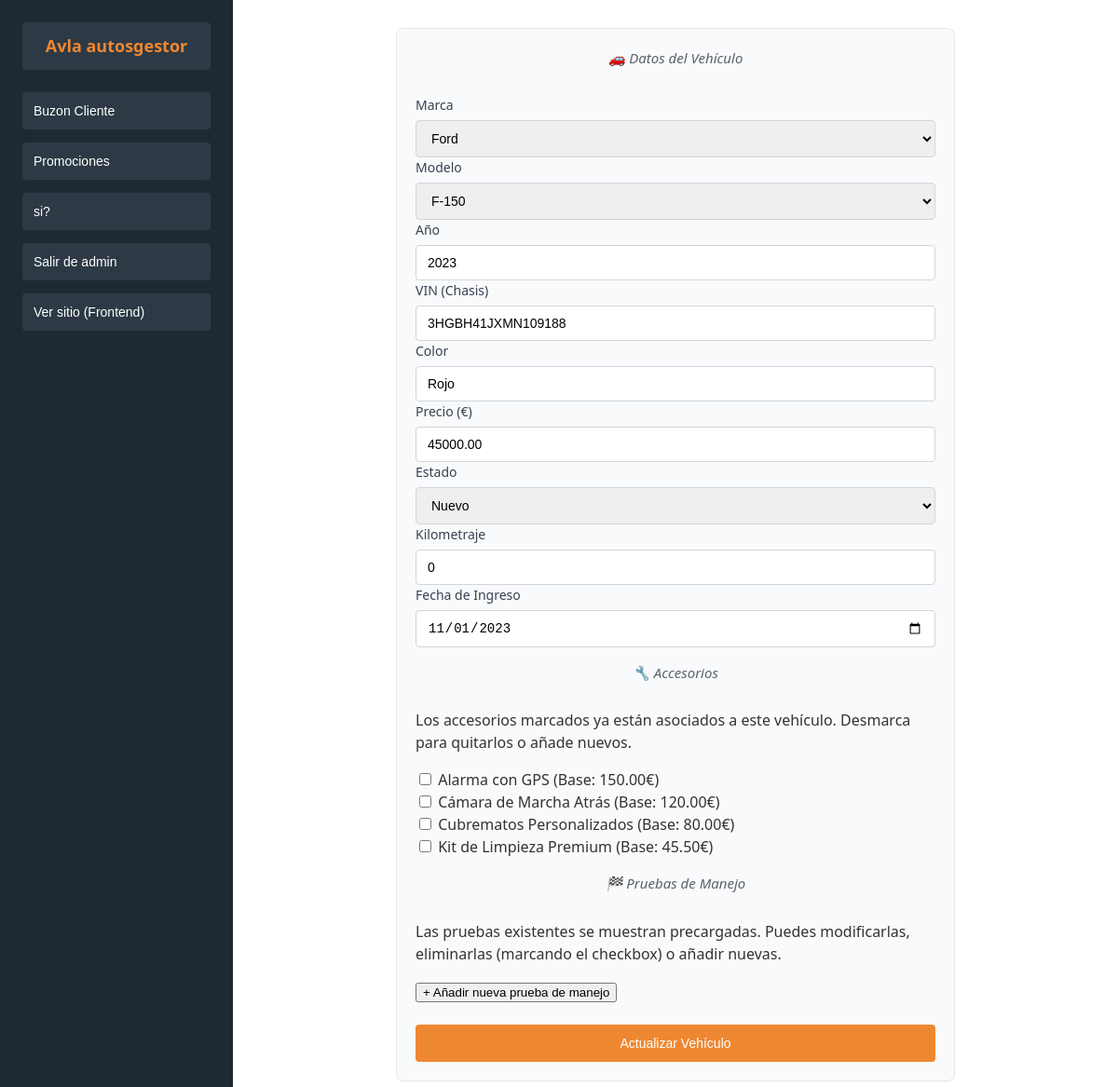
Page /escritorio.php?accion=editar&id=3 (signed in) on the committed database.
### tables this page shows
CREATE TABLE vehiculo(
    id INT PRIMARY KEY AUTO_INCREMENT,
    marca_id INT NOT NULL,
    modelo_id INT NOT NULL,
    año INT NOT NULL CHECK (año >= 1900 AND año <= 2100),
    vin VARCHAR(17) UNIQUE NOT NULL,
    color VARCHAR(50) NOT NULL,
    precio DECIMAL(12,2) NOT NULL CHECK (precio >= 0),
    estado VARCHAR(10) CHECK (estado IN ('nuevo', 'usado')),
    kilometraje INT DEFAULT 0 CHECK (kilometraje >= 0),
    fecha_ingreso DATE NOT NULL,
    INDEX idx_marca (marca_id),
    INDEX idx_modelo (modelo_id),
    INDEX idx_vin (vin),
    FOREIGN KEY (marca_id) REFERENCES marca(id) ON DELETE RESTRICT,
    FOREIGN KEY (modelo_id) REFERENCES modelo(id) ON DELETE RESTRICT
);

CREATE TABLE marca(
    id INT PRIMARY KEY AUTO_INCREMENT,
    nombre VARCHAR(100) NOT NULL,
    pais_origen VARCHAR(100) NOT NULL,
    INDEX idx_nombre (nombre)
);

CREATE TABLE modelo(
    id INT PRIMARY KEY AUTO_INCREMENT,
    marca_id INT NOT NULL,
    nombre VARCHAR(100) NOT NULL,
    tipo VARCHAR(50) CHECK (tipo IN ('sedan', 'SUV', 'pickup', 'berlina', 'furgoneta', 'coupé', 'descapotable', 'ranchera')),
    INDEX idx_marca (marca_id),
    INDEX idx_nombre (nombre),
    FOREIGN KEY (marca_id) REFERENCES marca(id) ON DELETE CASCADE
);

CREATE TABLE accesorio(
    id INT PRIMARY KEY AUTO_INCREMENT,
    nombre VARCHAR(255) NOT NULL,
    precio DECIMAL(10,2) NOT NULL CHECK (precio >= 0),
    stock INT NOT NULL CHECK (stock >= 0),
    INDEX idx_nombre (nombre)
);

### inc/update/formularioactualizar.php (the view, shortened to what this page needs)
<?php
include dirname(__DIR__, 2) . "/db.php";
$id = intval($_GET['id']);
$resultado = $conexion->query("SELECT * FROM vehiculo WHERE id = $id");
$fila = $resultado->fetch_assoc();
$marcas  = $conexion->query("SELECT id, nombre FROM marca ORDER BY nombre ASC");
$modelos = $conexion->query("SELECT id, nombre FROM modelo ORDER BY nombre ASC");
$accesorios = $conexion->query("SELECT id, nombre, precio FROM accesorio WHERE stock > 0 ORDER BY nombre ASC");
$accesorios_actuales = [];
?>
<form action="inc/update/procesaformulario.php" method="POST" id="formActualizar">
    <div class="form-seccion">
        <h3 class="form-seccion-titulo">🚗 Datos del Vehículo</h3>
        <div class="controlformulario">
            <label for="marca_id">Marca</label>
            <select name="marca_id" id="marca_id" required>
                <?php $marcas->data_seek(0); while($m = $marcas->fetch_assoc()): ?>
                    <option value="<?= $m['id'] ?>" <?= $m['id'] == $fila['marca_id'] ? 'selected' : '' ?>>
                        <?= htmlspecialchars($m['nombre']) ?>
                    </option>
                <?php endwhile; ?>
            </select>
        </div>
        <div class="controlformulario">
            <label for="modelo_id">Modelo</label>
            <select name="modelo_id" id="modelo_id" required>
                <?php $modelos->data_seek(0); while($mo = $modelos->fetch_assoc()): ?>
                    <option value="<?= $mo['id'] ?>" <?= $mo['id'] == $fila['modelo_id'] ? 'selected' : '' ?>>
                        <?= htmlspecialchars($mo['nombre']) ?>
                    </option>
                <?php endwhile; ?>
            </select>
        </div>
        <div class="controlformulario">
            <label for="año">Año</label>
            <input type="number" name="año" id="año" min="1900" max="2100"
                   value="<?= htmlspecialchars($fila['año']) ?>" required>
        </div>
        <div class="controlformulario">
            <label for="vin">VIN (Chasis)</label>
            <input type="text" name="vin" id="vin" maxlength="17" pattern="[A-HJ-NPR-Z0-9]{17}"
                   placeholder="17 caracteres alfanuméricos" required
                   title="El VIN debe tener 17 caracteres sin I, O o Q"
                   value="<?= htmlspecialchars($fila['vin']) ?>">
        </div>
        <div class="controlformulario">
            <label for="color">Color</label>
            <input type="text" name="color" id="color" maxlength="50" required
                   value="<?= htmlspecialchars($fila['color']) ?>">
        </div>
        <div class="controlformulario">
            <label for="precio">Precio (€)</label>
            <input type="number" name="precio" id="precio" step="0.01" min="0" required
                   value="<?= htmlspecialchars($fila['precio']) ?>">
        </div>
        <div class="controlformulario">
            <label for="estado">Estado</label>
            <select name="estado" id="estado" required>
                <option value="nuevo"  <?= $fila['estado'] == 'nuevo'  ? 'selected' : '' ?>>Nuevo</option>
            </select>
        </div>
        <div class="controlformulario">
            <label for="kilometraje">Kilometraje</label>
            <input type="number" name="kilometraje" id="kilometraje" min="0"
                   value="<?= htmlspecialchars($fila['kilometraje']) ?>">
        </div>
        <div class="controlformulario">
            <label for="fecha_ingreso">Fecha de Ingreso</label>
            <input type="date" name="fecha_ingreso" id="fecha_ingreso"
                   value="<?= htmlspecialchars($fila['fecha_ingreso']) ?>">
        </div>
    </div>
    <div class="form-seccion">
        <h3 class="form-seccion-titulo">🔧 Accesorios</h3>
        <p class="form-seccion-desc">Los accesorios marcados ya están asociados a este vehículo. Desmarca para quitarlos o añade nuevos.</p>
        <div id="accesorios-lista">
            <?php $accesorios->data_seek(0); while ($acc = $accesorios->fetch_assoc()): ?>
            <?php
                $ya_asociado = array_key_exists($acc['id'], $accesorios_actuales);
            ?>
            <div class="accesorio-item">
                <label class="accesorio-label">
                    <input type="checkbox"
                           name="accesorios[]"
                           value="<?= $acc['id'] ?>"
                           class="acc-check"
                           data-id="<?= $acc['id'] ?>"
                           <?= $ya_asociado ? 'checked' : '' ?>>
                    <span><?= htmlspecialchars($acc['nombre']) ?></span>
                    <span class="acc-precio-base">(Base: <?= number_format($acc['precio'], 2) ?>€)</span>
                </label>
            </div>
            <?php endwhile; ?>
        </div>
    </div>
    <div class="form-seccion">
        <h3 class="form-seccion-titulo">🏁 Pruebas de Manejo</h3>
        <p class="form-seccion-desc">
            Las pruebas existentes se muestran precargadas. Puedes modificarlas, eliminarlas (marcando el checkbox) o añadir nuevas.
        </p>
        <button type="button" class="btn-añadir-prueba" onclick="añadirNuevaPrueba()">
            + Añadir nueva prueba de manejo
        </button>
    </div>
    <input type="submit" value="Actualizar Vehículo">
</form>

### css/escritorio.css (style rules this page uses)
*, *::before, *::after { box-sizing: border-box; }
html, body { width: 100%; height: 100%; margin: 0; font-family: system-ui, -apple-system, BlinkMacSystemFont, 'Segoe UI', Roboto, sans-serif; background: #ffffff; color: #333; line-height: 1.5; }
body { display: flex; min-height: 100vh; }
main h3 { font-size: 15px; font-weight: 400; margin: 0 0 28px 0; color: #5b616c; text-align: center; font-style: italic; }
form { display: flex; flex-direction: column; gap: 16px; max-width: 600px; margin: 0 auto; padding: 20px; background: #f9fafb; border-radius: 8px; border: 1px solid #e5e7eb; }
.controlformulario { display: flex; flex-direction: column; gap: 6px; }
.controlformulario label { font-weight: 500; color: #374151; font-size: 14px; }
form input, form textarea, form select { padding: 10px 12px; border: 1px solid #d1d5db; border-radius: 4px; font-size: 14px; transition: border-color 0.2s ease, box-shadow 0.2s ease; }
form button[type="submit"], form input[type="submit"] { background: #ee8732; color: white; border: none; padding: 12px 20px; border-radius: 4px; font-size: 14px; font-weight: 500; cursor: pointer; transition: background 0.2s ease; margin-top: 8px; }

### rows in the picture
vehiculo: marca_id "Ford", modelo_id "F-150", año "2023", vin "3HGBH41JXMN109188", color "Rojo", precio "45000.00", estado "Nuevo", kilometraje "0", fecha_ingreso "11/01/2023"
accesorio: nombre "Alarma con GPS", precio "150.00"
accesorio: nombre "Cámara de Marcha Atrás", precio "120.00"
accesorio: nombre "Cubrematos Personalizados", precio "80.00"
accesorio: nombre "Kit de Limpieza Premium", precio "45.50"
